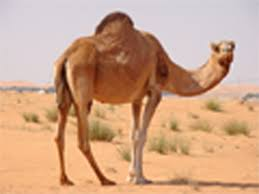
#> input picture Filtering&Bluring/images.jpg, 259 x 194 px, found by its file name
$ python threshold.py
#> lines starting #> are read from the running program, lines starting #| are printed output that depends on the picture; after the words box and inside, x2 and y2 are one past the last pixel; in counts of white or black regions, pixels touching at a corner belong together
import cv2

img = cv2.imread("Filtering&Bluring\images.jpg", cv2.IMREAD_GRAYSCALE)
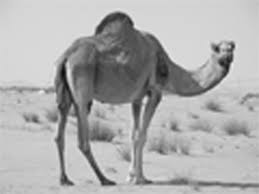
#> img: shape (194, 259); min 10, max 238, mean 173.2

ret, thresh_img = cv2.threshold(img, 120, 255, cv2.THRESH_BINARY)
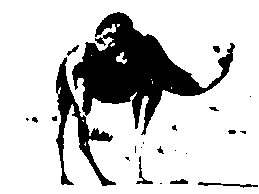
#> thresh_img: shape (194, 259); 80.4% white; 23 black regions (11 under 20 px), largest, box (x1, y1, x2, y2) and area: (72, 12, 235, 135) 7483, (56, 57, 116, 186) 1805, (198, 182, 258, 188) 131

cv2.imshow("Original Image", img)
cv2.imshow("Threshold Image", thresh_img)
cv2.waitKey(0)
cv2.destroyAllWindows()

$ run again, with Filtering&Bluring/Alps-Switzerland.webp saved as Filtering&Bluring/images.jpg
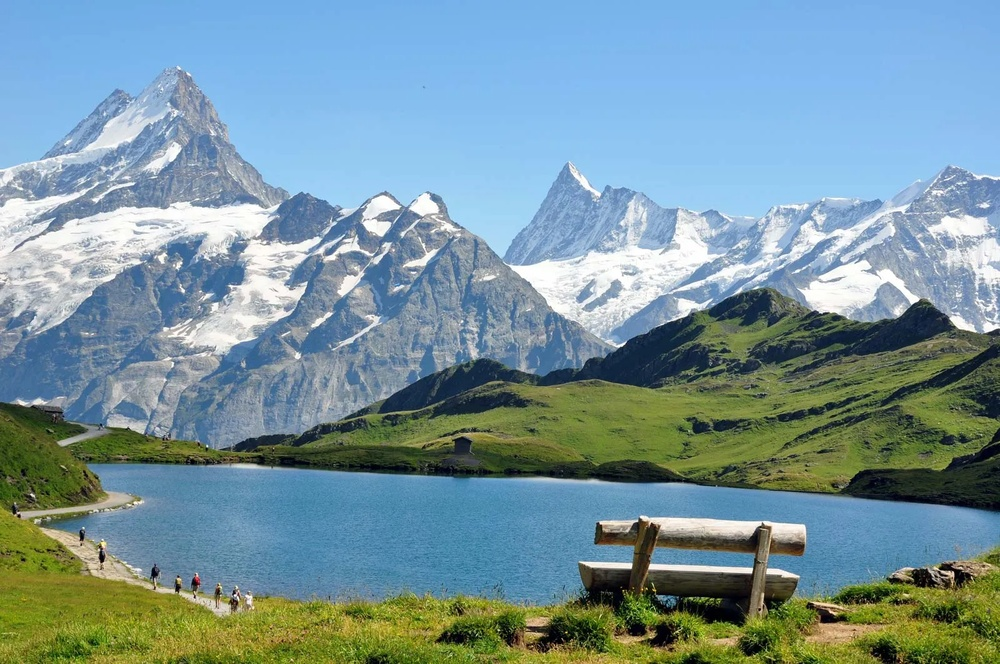
#> input picture Filtering&Bluring/Alps-Switzerland.webp, 1000 x 664 px, shrunk from 1600 x 1063 before the run, found by its file name
#> `img = cv2.imread("Filtering&Bluring\images.jpg", cv2.IMREAD_GRAYSCALE)`:
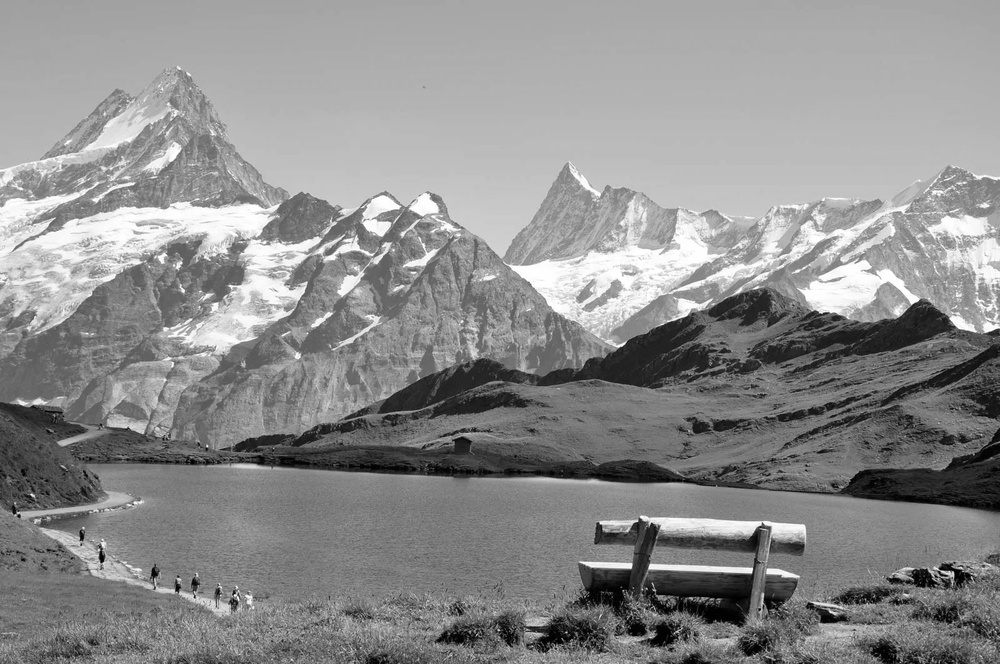
#> img: shape (664, 1000); min 0, max 255, mean 141
#> `ret, thresh_img = cv2.threshold(img, 120, 255, cv2.THRESH_BINARY)`:
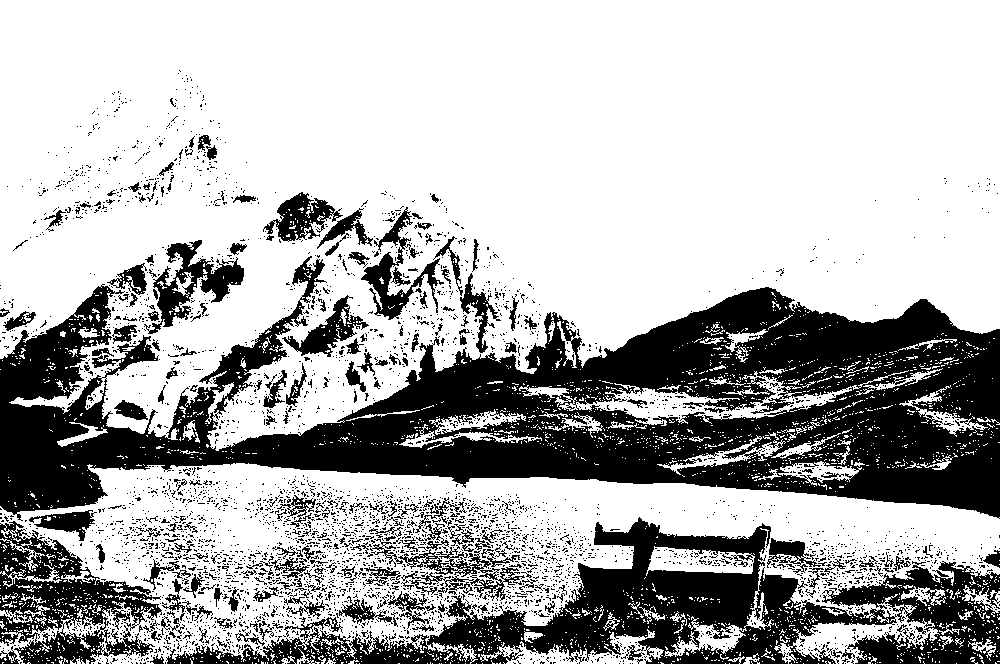
#> thresh_img: shape (664, 1000); 69.2% white; 4140 black regions (3913 under 20 px), largest, box (x1, y1, x2, y2) and area: (0, 256, 1000, 521) 113617, (166, 517, 1000, 664) 39860, (0, 521, 162, 664) 10256
